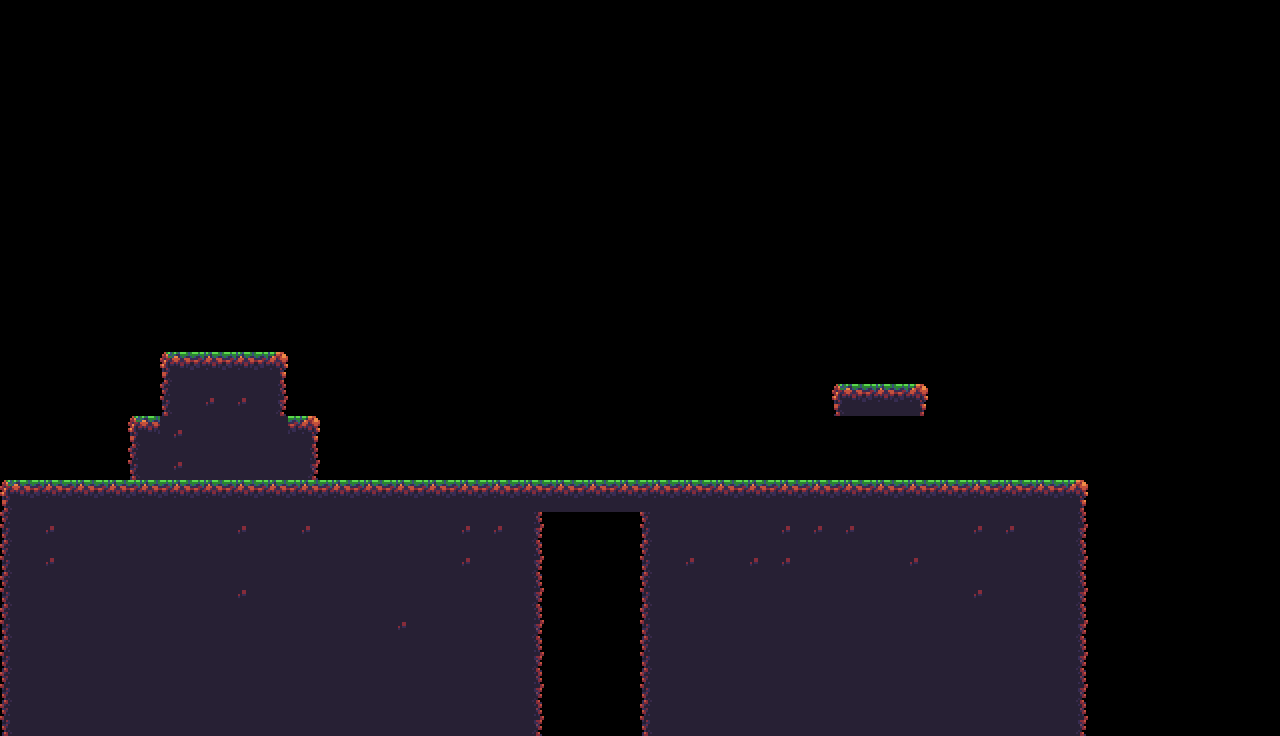

Rendered tile map (Tiled .tmx) drawn with the repository's tilesets; below, a short description and the full map source, tile grids included:
An orthogonal 40x23 tile map with 32x32 px tiles, 1 tile layer (Tile Layer 1).

<map version="1.2" tiledversion="2019.05.08" orientation="orthogonal" renderorder="right-down" width="40" height="23" tilewidth="32" tileheight="32" infinite="0" nextlayerid="2" nextobjectid="1">
 <tileset firstgid="1" source="MapChip.tsx" />
 <layer id="1" name="Tile Layer 1" width="40" height="23">
  <data encoding="csv">
0,0,0,0,0,0,0,0,0,0,0,0,0,0,0,0,0,0,0,0,0,0,0,0,0,0,0,0,0,0,0,0,0,0,0,0,0,0,0,0,
0,0,0,0,0,0,0,0,0,0,0,0,0,0,0,0,0,0,0,0,0,0,0,0,0,0,0,0,0,0,0,0,0,0,0,0,0,0,0,0,
0,0,0,0,0,0,0,0,0,0,0,0,0,0,0,0,0,0,0,0,0,0,0,0,0,0,0,0,0,0,0,0,0,0,0,0,0,0,0,0,
0,0,0,0,0,0,0,0,0,0,0,0,0,0,0,0,0,0,0,0,0,0,0,0,0,0,0,0,0,0,0,0,0,0,0,0,0,0,0,0,
0,0,0,0,0,0,0,0,0,0,0,0,0,0,0,0,0,0,0,0,0,0,0,0,0,0,0,0,0,0,0,0,0,0,0,0,0,0,0,0,
0,0,0,0,0,0,0,0,0,0,0,0,0,0,0,0,0,0,0,0,0,0,0,0,0,0,0,0,0,0,0,0,0,0,0,0,0,0,0,0,
0,0,0,0,0,0,0,0,0,0,0,0,0,0,0,0,0,0,0,0,0,0,0,0,0,0,0,0,0,0,0,0,0,0,0,0,0,0,0,0,
0,0,0,0,0,0,0,0,0,0,0,0,0,0,0,0,0,0,0,0,0,0,0,0,0,0,0,0,0,0,0,0,0,0,0,0,0,0,0,0,
0,0,0,0,0,0,0,0,0,0,0,0,0,0,0,0,0,0,0,0,0,0,0,0,0,0,0,0,0,0,0,0,0,0,0,0,0,0,0,0,
0,0,0,0,0,0,0,0,0,0,0,0,0,0,0,0,0,0,0,0,0,0,0,0,0,0,0,0,0,0,0,0,0,0,0,0,0,0,0,0,
0,0,0,0,0,0,0,0,0,0,0,0,0,0,0,0,0,0,0,0,0,0,0,0,0,0,0,0,0,0,0,0,0,0,0,0,0,0,0,0,
0,0,0,0,0,12,2,2,13,0,0,0,0,0,0,0,0,0,0,0,0,0,0,0,0,0,0,0,0,0,0,0,0,0,0,0,0,0,0,0,
0,0,0,0,0,14,11,11,16,0,0,0,0,0,0,0,0,0,0,0,0,0,0,0,0,0,12,2,13,0,0,0,0,0,0,0,0,0,0,0,
0,0,0,0,12,11,15,15,15,13,0,0,0,0,0,0,0,0,0,0,0,0,0,0,0,0,0,0,0,0,0,0,0,0,0,0,0,0,0,0,
0,0,0,0,14,11,15,15,15,16,0,0,0,0,0,0,0,0,0,0,0,0,0,0,0,0,0,0,0,0,0,0,0,0,0,0,0,0,0,0,
12,2,2,2,2,2,2,2,2,2,2,2,2,2,2,2,2,2,2,2,2,2,2,2,2,2,2,2,2,2,2,2,2,13,0,0,0,0,0,0,
14,11,15,15,15,15,15,11,15,11,15,15,15,15,11,11,16,0,0,0,14,15,15,15,11,11,11,15,15,15,11,11,15,16,0,0,0,0,0,0,
14,11,15,15,15,15,15,15,15,15,15,15,15,15,11,15,16,0,0,0,14,11,15,11,11,15,15,15,11,15,15,15,15,16,0,0,0,0,0,0,
14,15,15,15,15,15,15,11,15,15,15,15,15,15,15,15,16,0,0,0,14,15,15,15,15,15,15,15,15,15,11,15,15,16,0,0,0,0,0,0,
14,15,15,15,15,15,15,15,15,15,15,15,11,15,15,15,16,0,0,0,14,15,15,15,15,15,15,15,15,15,15,15,15,16,0,0,0,0,0,0,
14,15,15,15,15,15,15,15,15,15,15,15,15,15,15,15,16,0,0,0,14,15,15,15,15,15,15,15,15,15,15,15,15,16,0,0,0,0,0,0,
14,15,15,15,15,15,15,15,15,15,15,15,15,15,15,15,16,0,0,0,14,15,15,15,15,15,15,15,15,15,15,15,15,16,0,0,0,0,0,0,
14,15,15,15,15,15,15,15,15,15,15,15,15,15,15,15,16,0,0,0,14,15,15,15,15,15,15,15,15,15,15,15,15,16,0,0,0,0,0,0
</data>
 </layer>
</map>